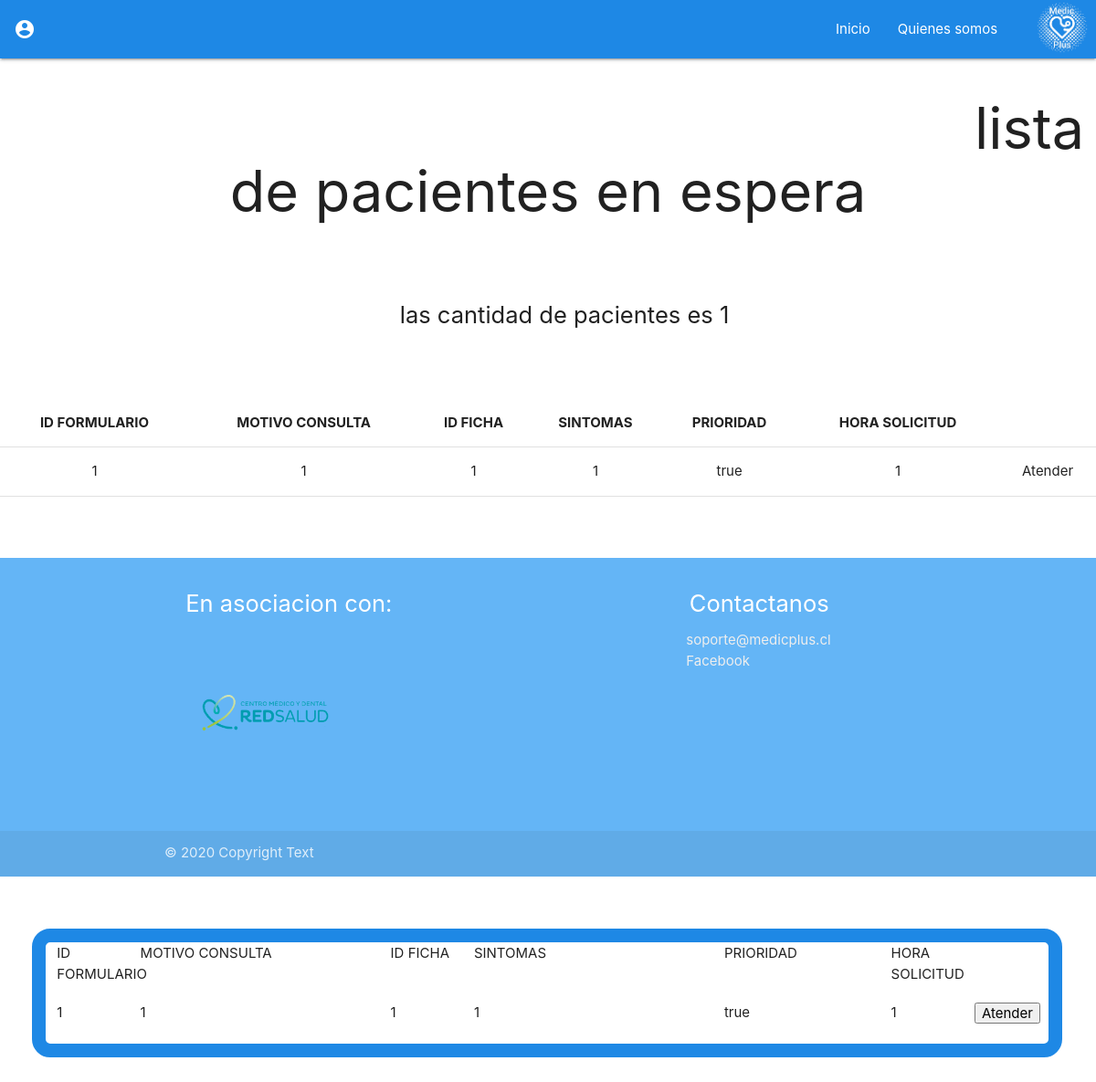
Page /core/listado on the earlier database version.
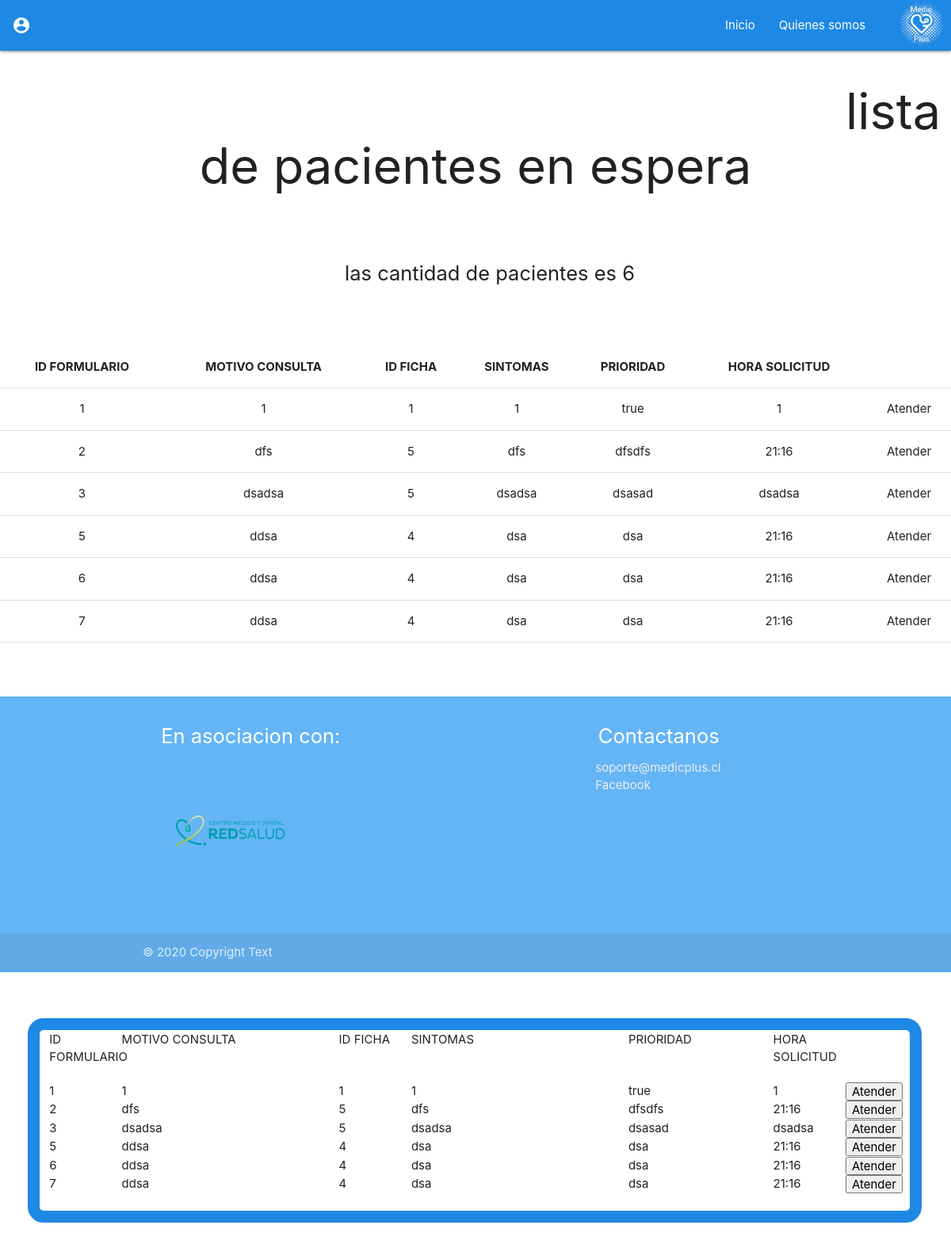
Same page on the later database version.
### core/models.py (models this page shows)
class FormularioConsulta(models.Model):
    id_formulario = models.CharField(primary_key=True,max_length=10,db_column='id_formulario',unique=True)  # This field type is a guess.
    motivo_consulta = models.CharField(max_length=100,null=True)
    fc_id_ficha = models.CharField(null=True,max_length=10)  # This field type is a guess.
    sintoma = models.CharField(max_length=100,null=True)
    hora_solicitud = models.CharField(max_length=100, null=True)
    prioridad = models.CharField(max_length=20,null=True)
    class Meta:
        managed = False
        db_table = 'formulario_consulta'

### core/views.py (the view)
# urls.py: path('listado', views.listado, name='listado'),
def listado(request):
    print("estamos al aire tulio lista de espera")
    lista = FormularioConsulta.objects.all()
    context={'listado':lista}
    return render(request,'listado.html',context)

### core/templates/listado.html (shortened to what this page needs)
{% extends "base.html"%}
{% load static %}
{% block content%}
       <h1 class="center linia">lista de pacientes en espera</h1>
       <br><br>
       <h5  class="tamaño center">
              las cantidad de pacientes es {{ listado | length }}
       </h5>
<br><br><br>
       <table class="centered responsive-table">
              <thead>
                <tr>
                    <th>ID FORMULARIO</th>
                    <th>MOTIVO CONSULTA</th>
                    <th>ID FICHA</th>
                    <th>SINTOMAS</th>
                    <th>PRIORIDAD</th>
                    <th>HORA SOLICITUD</th>
                    <th></th>
                </tr>
              </thead>
              <tbody>
                     {% for consulta in listado %}
                <tr>
                  <td>{{consulta.id_formulario}}</td>
                  <td>{{consulta.motivo_consulta}}</td>
                  <td>{{consulta.fc_id_ficha}}</td>
                  <td>{{consulta.sintoma}}</td>
                  <td>{{consulta.prioridad}}</td>
                  <td>{{consulta.hora_solicitud}}</td>
                  <td>Atender</td>
                </tr>
                {% endfor %}
              </tbody>
            </table>
       <br> <br> <br>
      <footer class="page-footer #64b5f6 blue lighten-2">
       <div class="container">
         <div class="row">
           <div class="col l6 s12">
             <h5 class="white-text">En asociacion con:</h5>
             <img src="{% static 'img/redsalud.png' %}" alt="Error" width="200">
           </div>
           <div class="col l2 offset-l2 s12">
             <h5 class="white-text">Contactanos</h5>
             <ul>
               <li><a class="grey-text text-lighten-3" >soporte@medicplus.cl</a></li>
               <li><a class="grey-text text-lighten-3" >Facebook</a></li>
             </ul>
           </div>
         </div>
       </div>
       <div class="footer-copyright">
         <div class="container">
         © 2020 Copyright Text
         </div>
       </div>
     </footer>
       <br>
       <div class="xbox">
              <div class="row">
                     <div class="col s1">ID FORMULARIO</div>
                     <div class="col s3">MOTIVO CONSULTA</div>
                     <div class="col s1">ID FICHA</div>
                     <div class="col s3">SINTOMAS</div>
                     <div class="col s2">PRIORIDAD</div>
                     <div class="col s1">HORA SOLICITUD</div>
              </div>
                     <div class="row">
                            {% for consulta in listado %}
                            <div class="col s1">{{consulta.id_formulario}}</div>
                            <div class="col s3">{{consulta.motivo_consulta}}</div>
                            <div class="col s1">{{consulta.fc_id_ficha}}</div>
                            <div class="col s3">{{consulta.sintoma}}</div>
                            <div class="col s2">{{consulta.prioridad}}</div>
                            <div class="col s1">{{consulta.hora_solicitud}}</div>
                            <div class="col s1"><input type="button" value="Atender"></div>
                            {% endfor %}
                     </div>
       </div>
  {% endblock %}

Differences in the rows shown:
added FormularioConsulta: id_formulario "2", motivo_consulta "dfs", fc_id_ficha "5", sintoma "dfs", prioridad "dfsdfs", hora_solicitud "21:16"
added FormularioConsulta: id_formulario "3", motivo_consulta "dsadsa", fc_id_ficha "5", sintoma "dsadsa", prioridad "dsasad", hora_solicitud "dsadsa"
added FormularioConsulta: id_formulario "5", motivo_consulta "ddsa", fc_id_ficha "4", sintoma "dsa", prioridad "dsa", hora_solicitud "21:16"
added FormularioConsulta: id_formulario "6", motivo_consulta "ddsa", fc_id_ficha "4", sintoma "dsa", prioridad "dsa", hora_solicitud "21:16"
added FormularioConsulta: id_formulario "7", motivo_consulta "ddsa", fc_id_ficha "4", sintoma "dsa", prioridad "dsa", hora_solicitud "21:16"
Other differences:
{{ listado | length }}: "1" → "6"
